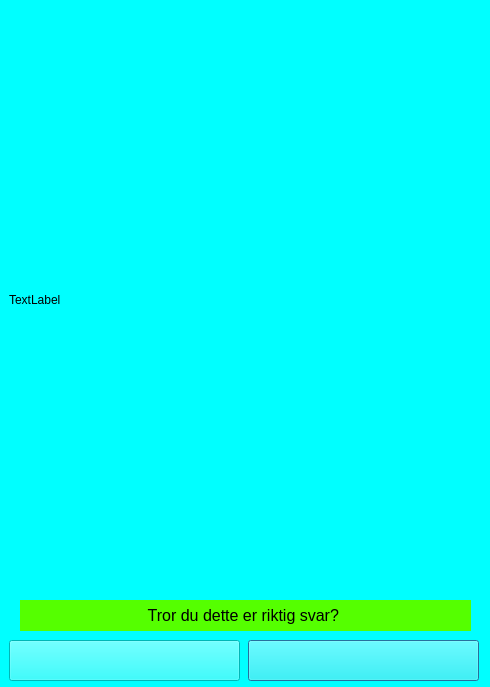
<?xml version="1.0" encoding="UTF-8"?>
<ui version="4.0">
 <class>SecondWindowDialog</class>
 <widget class="QDialog" name="SecondWindowDialog">
  <property name="geometry">
   <rect>
    <x>0</x>
    <y>0</y>
    <width>490</width>
    <height>687</height>
   </rect>
  </property>
  <property name="windowTitle">
   <string>Dialog</string>
  </property>
  <property name="styleSheet">
   <string notr="true">background-color: rgb(0, 255, 255);</string>
  </property>
  <widget class="QLabel" name="label">
   <property name="geometry">
    <rect>
     <x>9</x>
     <y>9</y>
     <width>471</width>
     <height>581</height>
    </rect>
   </property>
   <property name="text">
    <string>TextLabel</string>
   </property>
  </widget>
  <widget class="QPushButton" name="pushButton">
   <property name="geometry">
    <rect>
     <x>248</x>
     <y>640</y>
     <width>231</width>
     <height>41</height>
    </rect>
   </property>
   <property name="styleSheet">
    <string notr="true">border-image: url(:/Assets/Buttons/ja-videre_active.png);</string>
   </property>
   <property name="text">
    <string/>
   </property>
  </widget>
  <widget class="QPushButton" name="pushButton_2">
   <property name="geometry">
    <rect>
     <x>9</x>
     <y>640</y>
     <width>231</width>
     <height>41</height>
    </rect>
   </property>
   <property name="styleSheet">
    <string notr="true">border-image: url(:/Assets/Buttons/nei-tilbake_active.png);</string>
   </property>
   <property name="text">
    <string/>
   </property>
  </widget>
  <widget class="QPushButton" name="pushButton_3">
   <property name="geometry">
    <rect>
     <x>20</x>
     <y>600</y>
     <width>451</width>
     <height>31</height>
    </rect>
   </property>
   <property name="font">
    <font>
     <pointsize>12</pointsize>
    </font>
   </property>
   <property name="styleSheet">
    <string notr="true">color: rgb(0, 0, 0);
background-color: rgb(85, 255, 0);
border:none;</string>
   </property>
   <property name="text">
    <string>Tror du dette er riktig svar? </string>
   </property>
  </widget>
 </widget>
 <resources/>
 <connections/>
</ui>
